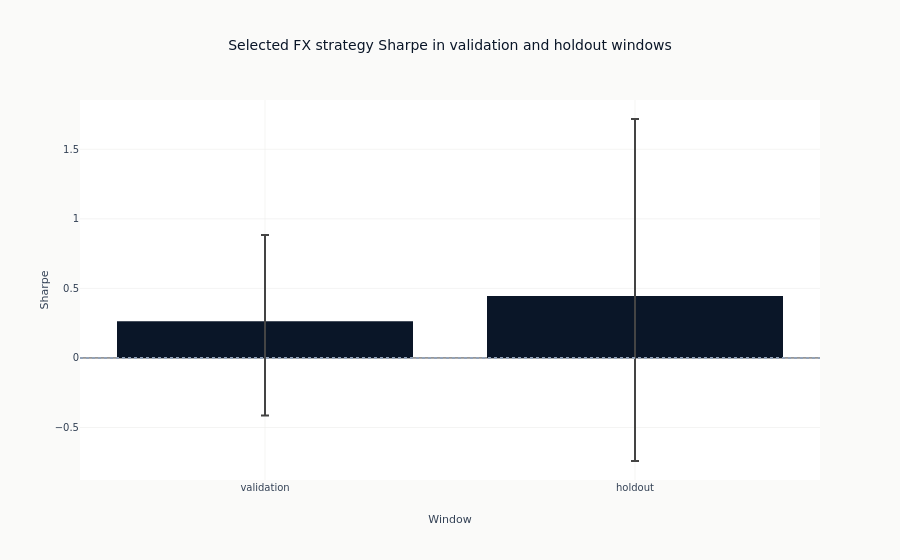

The cell this chart's notebook holds for it:
### Code cell
performance_figure = px.bar(
    selected_performance,
    x="period",
    y="sharpe",
    error_y=selected_performance.get_column("sharpe_ci95_hi")
    - selected_performance.get_column("sharpe"),
    error_y_minus=selected_performance.get_column("sharpe")
    - selected_performance.get_column("sharpe_ci95_lo"),
    title="Selected FX strategy Sharpe in validation and holdout windows",
    labels={"period": "Window", "sharpe": "Sharpe"},
)
performance_figure.add_hline(y=0, line_dash="dot", line_color=COLORS["recede"])
performance_figure.show()

### Figure 1 — Plotly figure (JSON) as saved in the notebook; plotly's stock layout.template omitted (floating-point values rounded to 4 significant figures)
{"data": [{"error_y": {"array": [0.6204, 1.273], "arrayminus": [0.6774, 1.186]}, "hovertemplate": "Window=%{x}<br>Sharpe=%{y}<extra></extra>", "legendgroup": "", "marker": {"color": "#0a1628", "pattern": {"shape": ""}}, "name": "", "orientation": "v", "showlegend": false, "textposition": "auto", "type": "bar", "x": ["validation", "holdout"], "xaxis": "x", "y": [0.2639, 0.4449], "yaxis": "y"}], "layout": {"barmode": "relative", "legend": {"tracegroupgap": 0}, "shapes": [{"line": {"color": "#94a3b8", "dash": "dot"}, "type": "line", "x0": 0, "x1": 1, "xref": "x domain", "y0": 0, "y1": 0, "yref": "y"}], "title": {"text": "Selected FX strategy Sharpe in validation and holdout windows"}, "xaxis": {"anchor": "y", "domain": [0.0, 1.0], "title": {"text": "Window"}}, "yaxis": {"anchor": "x", "domain": [0.0, 1.0], "title": {"text": "Sharpe"}}}}
